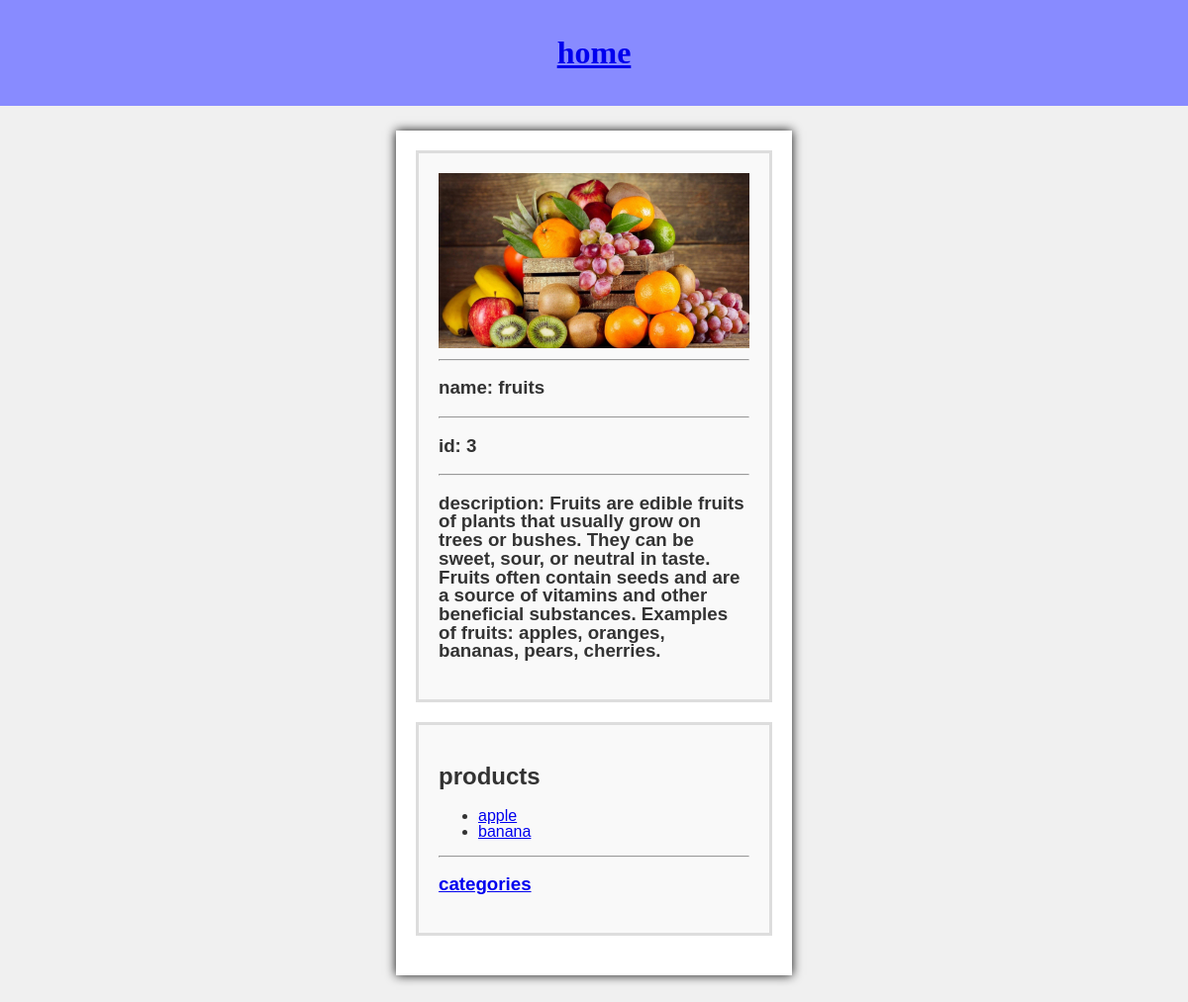
The page /categories/detail/3/ on the database its author committed.
### app/models.py (models this page shows, shortened)
class Category(models.Model):
    name = models.CharField(max_length=100, unique=True)
    description = models.TextField(null=True, blank=True)
    image = models.ImageField(upload_to='app')

class Product(models.Model):
    name = models.CharField(max_length=200)
    description = models.TextField(null=True, blank=True)
    price = models.DecimalField(max_digits=10, decimal_places=2)
    category = models.ForeignKey(Category, related_name='products', on_delete=models.CASCADE)
    image = models.ImageField(upload_to='app')

### app/views.py (the view)
# urls.py: path('categories/detail/<int:pk>/', views.category_detail, name='category_detail'),
def category_detail(request, pk):
    category = get_object_or_404(Category, pk=pk)
    return render(request, 'app/category_detail.html', {'category': category})

### app/templates/app/category_detail.html (shortened to what this page needs)
<!DOCTYPE html>
<html lang="en">
<head>
</head>
<body>
    <header>
        <pre style="font-size:100%; font-family:verdana;"><a href="http://127.0.0.1:8000/"><h1>home</h1></a></pre>
    </header>
    <br>
    <div class="container">
        <div class="portfolio-item">
                    <div class="col-md-8">
        <img src="{{ category.image.url }}" alt="" height="35%" width="100%">
    </div>
            <hr>
<h3>name: {{ category.name }}</h3>
            <hr>
<h3>id: {{ category.pk }}</h3>
            <hr>
<h3>description: {{ category.description }}</h3>
        </div>
        <div class="portfolio-item">
                        <h2>products</h2>
    <ul>
    {% for x in category.products.all %}
                <li>
    <a href="{% url 'product_detail' x.pk %}">{{ x.name }}</a>
            </li>
    {% endfor %}
    </ul>
            <hr>
                <a href="{% url 'category_list' %}"><h3>categories</h3></a>
    </div>
</div>
<br>
<br>
</body>

### app/templates/app/category_detail.html (style rules this page uses)
body { font-family: Arial, sans-serif; line-height: 1; margin: 0; padding: 0; background-color: #f0f0f0; color: #333; }
header { background-color: #888bff; color: #fff; text-align: center; padding: 1rem 0; margin-bottom: 9.2px; }
.container { width: 30%; max-width: 550px; margin: 0 auto; padding: 20px; background-color: #fff; box-shadow: 0 0 10px rgba(10,10,10,10.1); }
.portfolio-item { margin-bottom: 20px; padding: 20px; background-color: #f9f9f9; border: 3px solid #ddd; }

### rows shown on the page
Category: image (picture), name "fruits", pk "3", description "Fruits are edible fruits of plants that usually grow on trees or bushes. They can be sweet, sour, or neutral in taste. Fruits often contain seeds and are a source of vitamins and other beneficial substances. Examples of fruits: apples, oranges, bananas, pears, cherries."
Product: name "apple"
Product: name "banana"
